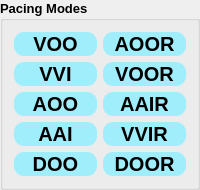
     <widget class="QGroupBox" name="GB_PacingModes">
      <property name="sizePolicy">
       <sizepolicy hsizetype="Preferred" vsizetype="Expanding">
        <horstretch>0</horstretch>
        <verstretch>0</verstretch>
       </sizepolicy>
      </property>
      <property name="font">
       <font>
        <pointsize>10</pointsize>
        <weight>75</weight>
        <bold>true</bold>
       </font>
      </property>
      <property name="title">
       <string>Pacing Modes</string>
      </property>
      <layout class="QGridLayout" name="gridLayout_4">
       <item row="0" column="1">
        <widget class="QPushButton" name="PB_AOOR">
         <property name="sizePolicy">
          <sizepolicy hsizetype="Minimum" vsizetype="Expanding">
           <horstretch>0</horstretch>
           <verstretch>0</verstretch>
          </sizepolicy>
         </property>
         <property name="styleSheet">
          <string notr="true">BACKGROUND-COLOR: rgb(160, 238, 252);
BORDER-COLOR: rgb(160, 238. 252);
BORDER-RADIUS: 10px;
BORDER-STYLE: outset;
FONT-SIZE: 20px;</string>
         </property>
         <property name="text">
          <string>AOOR</string>
         </property>
        </widget>
       </item>
       <item row="1" column="1">
        <widget class="QPushButton" name="PB_VOOR">
         <property name="sizePolicy">
          <sizepolicy hsizetype="Minimum" vsizetype="Expanding">
           <horstretch>0</horstretch>
           <verstretch>0</verstretch>
          </sizepolicy>
         </property>
         <property name="styleSheet">
          <string notr="true">BACKGROUND-COLOR: rgb(160, 238, 252);
BORDER-COLOR: rgb(160, 238. 252);
BORDER-RADIUS: 10px;
BORDER-STYLE: outset;
FONT-SIZE: 20px;</string>
         </property>
         <property name="text">
          <string>VOOR</string>
         </property>
        </widget>
       </item>
       <item row="4" column="0">
        <widget class="QPushButton" name="PB_DOO">
         <property name="sizePolicy">
          <sizepolicy hsizetype="Minimum" vsizetype="Expanding">
           <horstretch>0</horstretch>
           <verstretch>0</verstretch>
          </sizepolicy>
         </property>
         <property name="styleSheet">
          <string notr="true">BACKGROUND-COLOR: rgb(160, 238, 252);
BORDER-COLOR: rgb(160, 238. 252);
BORDER-RADIUS: 10px;
BORDER-STYLE: outset;
FONT-SIZE: 20px;</string>
         </property>
         <property name="text">
          <string>DOO</string>
         </property>
        </widget>
       </item>
       <item row="2" column="1">
        <widget class="QPushButton" name="PB_AAIR">
         <property name="sizePolicy">
          <sizepolicy hsizetype="Minimum" vsizetype="Expanding">
           <horstretch>0</horstretch>
           <verstretch>0</verstretch>
          </sizepolicy>
         </property>
         <property name="styleSheet">
          <string notr="true">BACKGROUND-COLOR: rgb(160, 238, 252);
BORDER-COLOR: rgb(160, 238. 252);
BORDER-RADIUS: 10px;
BORDER-STYLE: outset;
FONT-SIZE: 20px;</string>
         </property>
         <property name="text">
          <string>AAIR</string>
         </property>
        </widget>
       </item>
       <item row="4" column="1">
        <widget class="QPushButton" name="PB_DOOR">
         <property name="sizePolicy">
          <sizepolicy hsizetype="Minimum" vsizetype="Expanding">
           <horstretch>0</horstretch>
           <verstretch>0</verstretch>
          </sizepolicy>
         </property>
         <property name="styleSheet">
          <string notr="true">BACKGROUND-COLOR: rgb(160, 238, 252);
BORDER-COLOR: rgb(160, 238. 252);
BORDER-RADIUS: 10px;
BORDER-STYLE: outset;
FONT-SIZE: 20px;</string>
         </property>
         <property name="text">
          <string>DOOR</string>
         </property>
        </widget>
       </item>
       <item row="3" column="1">
        <widget class="QPushButton" name="PB_VVIR">
         <property name="sizePolicy">
          <sizepolicy hsizetype="Minimum" vsizetype="Expanding">
           <horstretch>0</horstretch>
           <verstretch>0</verstretch>
          </sizepolicy>
         </property>
         <property name="styleSheet">
          <string notr="true">BACKGROUND-COLOR: rgb(160, 238, 252);
BORDER-COLOR: rgb(160, 238. 252);
BORDER-RADIUS: 10px;
BORDER-STYLE: outset;
FONT-SIZE: 20px;</string>
         </property>
         <property name="text">
          <string>VVIR</string>
         </property>
        </widget>
       </item>
       <item row="1" column="0">
        <widget class="QPushButton" name="PB_VVI">
         <property name="sizePolicy">
          <sizepolicy hsizetype="Minimum" vsizetype="Expanding">
           <horstretch>0</horstretch>
           <verstretch>0</verstretch>
          </sizepolicy>
         </property>
         <property name="font">
          <font>
           <pointsize>-1</pointsize>
          </font>
         </property>
         <property name="toolTip">
          <string>&lt;html&gt;&lt;head/&gt;&lt;body&gt;&lt;p&gt;Confirm username and password to log in&lt;/p&gt;&lt;/body&gt;&lt;/html&gt;</string>
         </property>
         <property name="styleSheet">
          <string notr="true">BACKGROUND-COLOR: rgb(160, 238, 252);
BORDER-COLOR: rgb(160, 238. 252);
BORDER-RADIUS: 10px;
BORDER-STYLE: outset;
FONT-SIZE: 20px;</string>
         </property>
         <property name="text">
          <string>VVI</string>
         </property>
        </widget>
       </item>
       <item row="0" column="0">
        <widget class="QPushButton" name="PB_VOO">
         <property name="sizePolicy">
          <sizepolicy hsizetype="Minimum" vsizetype="Expanding">
           <horstretch>0</horstretch>
           <verstretch>0</verstretch>
          </sizepolicy>
         </property>
         <property name="font">
          <font>
           <pointsize>-1</pointsize>
          </font>
         </property>
         <property name="toolTip">
          <string>&lt;html&gt;&lt;head/&gt;&lt;body&gt;&lt;p&gt;Confirm username and password to log in&lt;/p&gt;&lt;/body&gt;&lt;/html&gt;</string>
         </property>
         <property name="styleSheet">
          <string notr="true">BACKGROUND-COLOR: rgb(160, 238, 252);
BORDER-COLOR: rgb(160, 238. 252);
BORDER-RADIUS: 10px;
BORDER-STYLE: outset;
FONT-SIZE: 20px;
</string>
         </property>
         <property name="text">
          <string>VOO</string>
         </property>
        </widget>
       </item>
       <item row="3" column="0">
        <widget class="QPushButton" name="PB_AAI">
         <property name="sizePolicy">
          <sizepolicy hsizetype="Minimum" vsizetype="Expanding">
           <horstretch>0</horstretch>
           <verstretch>0</verstretch>
          </sizepolicy>
         </property>
         <property name="font">
          <font>
           <pointsize>-1</pointsize>
          </font>
         </property>
         <property name="toolTip">
          <string>&lt;html&gt;&lt;head/&gt;&lt;body&gt;&lt;p&gt;Confirm username and password to log in&lt;/p&gt;&lt;/body&gt;&lt;/html&gt;</string>
         </property>
         <property name="styleSheet">
          <string notr="true">BACKGROUND-COLOR: rgb(160, 238, 252);
BORDER-COLOR: rgb(160, 238. 252);
BORDER-RADIUS: 10px;
BORDER-STYLE: outset;
FONT-SIZE: 20px;</string>
         </property>
         <property name="text">
          <string>AAI</string>
         </property>
        </widget>
       </item>
       <item row="2" column="0">
        <widget class="QPushButton" name="PB_AOO">
         <property name="sizePolicy">
          <sizepolicy hsizetype="Minimum" vsizetype="Expanding">
           <horstretch>0</horstretch>
           <verstretch>0</verstretch>
          </sizepolicy>
         </property>
         <property name="font">
          <font>
           <pointsize>-1</pointsize>
          </font>
         </property>
         <property name="toolTip">
          <string>&lt;html&gt;&lt;head/&gt;&lt;body&gt;&lt;p&gt;Confirm username and password to log in&lt;/p&gt;&lt;/body&gt;&lt;/html&gt;</string>
         </property>
         <property name="styleSheet">
          <string notr="true">BACKGROUND-COLOR: rgb(160, 238, 252);
BORDER-COLOR: rgb(160, 238. 252);
BORDER-RADIUS: 10px;
BORDER-STYLE: outset;
FONT-SIZE: 20px;</string>
         </property>
         <property name="text">
          <string>AOO</string>
         </property>
        </widget>
       </item>
      </layout>
     </widget>
